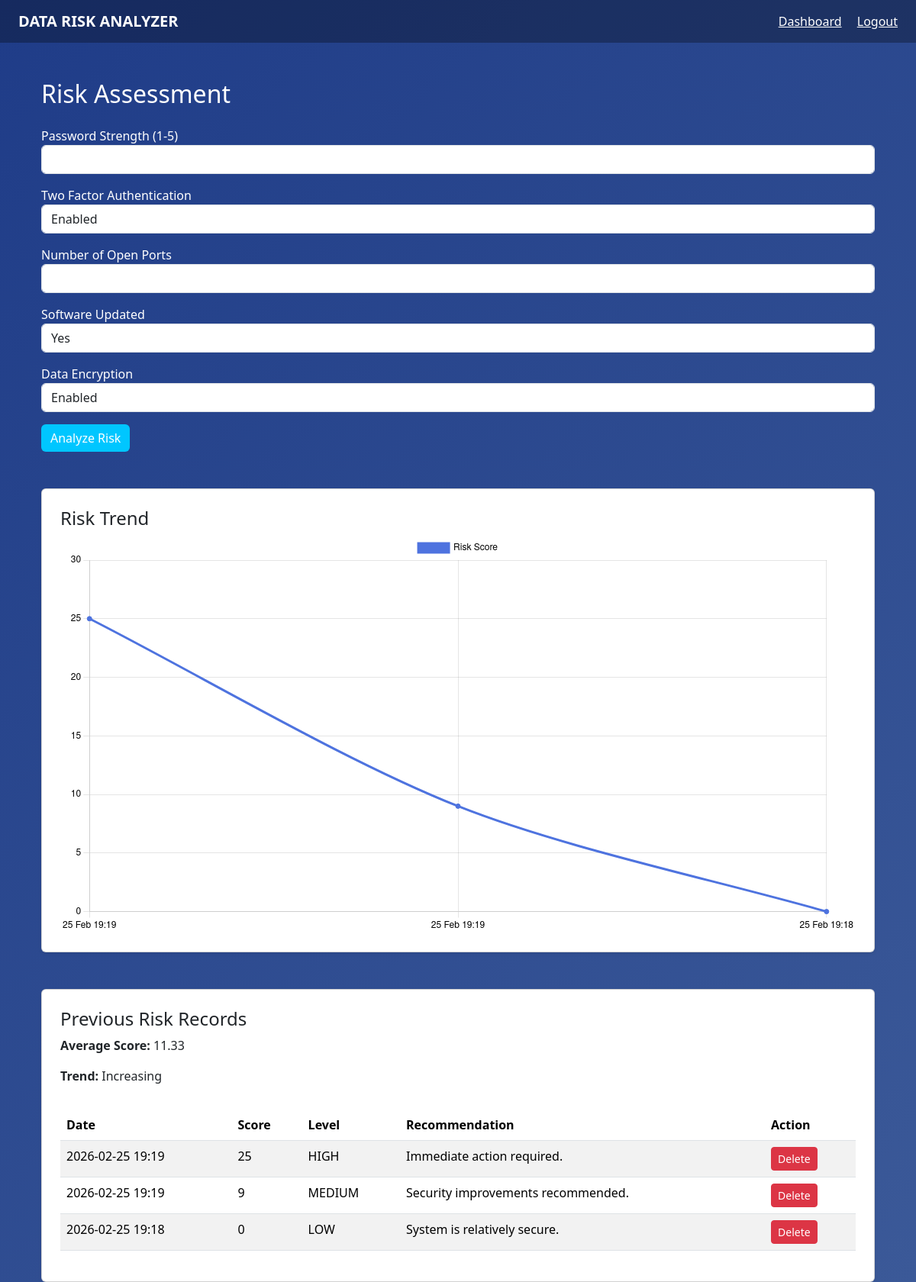
The page /dashboard (signed in) on the database its author committed.
### app.py (models this page shows)
class RiskHistory(db.Model):
    id = db.Column(db.Integer, primary_key=True)
    user_id = db.Column(db.Integer, nullable=False)
    score = db.Column(db.Integer, nullable=False)
    level = db.Column(db.String(20), nullable=False)
    recommendation = db.Column(db.String(300), nullable=False)
    timestamp = db.Column(db.DateTime, default=datetime.utcnow)

### app.py (the view, shortened to what this page needs)
@app.route("/dashboard", methods=["GET", "POST"])
def dashboard():
    if not session.get("user_id"):
        return redirect(url_for("login"))
    risk_score = None
    risk_level = None
    recommendation = None
    history = RiskHistory.query.filter_by(
        user_id=session["user_id"]
    ).order_by(RiskHistory.id.desc()).all()
    average_score = None
    trend = None
    if history:
        scores = [record.score for record in history]
        average_score = round(sum(scores) / len(scores), 2)
        if len(scores) >= 2:
            if scores[0] > scores[1]:
                trend = "Increasing"
            elif scores[0] < scores[1]:
                trend = "Decreasing"
            else:
                trend = "Stable"
    return render_template(
        "dashboard.html",
        risk_score=risk_score,
        risk_level=risk_level,
        recommendation=recommendation,
        history=history,
        average_score=average_score,
        trend=trend
    )

### templates/dashboard.html (shortened to what this page needs)
{% extends "base.html" %}
{% block content %}
<div class="container mt-4">
    <h2 class="mb-4">Risk Assessment</h2>
    <form method="POST" action="{{ url_for('dashboard') }}">
        <div class="mb-3">
            <label>Password Strength (1-5)</label>
            <input type="number" name="password_strength" min="1" max="5" class="form-control" required>
        </div>
        <div class="mb-3">
            <label>Two Factor Authentication</label>
            <select name="two_factor" class="form-control">
                <option value="1">Enabled</option>
            </select>
        </div>
        <div class="mb-3">
            <label>Number of Open Ports</label>
            <input type="number" name="open_ports" class="form-control" required>
        </div>
        <div class="mb-3">
            <label>Software Updated</label>
            <select name="software_updated" class="form-control">
                <option value="1">Yes</option>
            </select>
        </div>
        <div class="mb-3">
            <label>Data Encryption</label>
            <select name="encryption" class="form-control">
                <option value="1">Enabled</option>
            </select>
        </div>
        <button type="submit" class="btn btn-primary">Analyze Risk</button>
    </form>
    <div class="card mt-5 p-4 shadow-sm">
        <h4>Risk Trend</h4>
        <canvas id="riskChart"></canvas>
    </div>
    <div class="card mt-5 p-4 shadow-sm">
        <h4>Previous Risk Records</h4>
        {% if average_score %}
        <p><strong>Average Score:</strong> {{ average_score }}</p>
        {% endif %}
        {% if trend %}
        <p><strong>Trend:</strong> {{ trend }}</p>
        {% endif %}
        <table class="table table-striped mt-3">
            <thead>
                <tr>
                    <th>Date</th>
                    <th>Score</th>
                    <th>Level</th>
                    <th>Recommendation</th>
                    <th>Action</th>
                </tr>
            </thead>
            <tbody>
                {% for r in history %}
                <tr>
                    <td>{{ r.timestamp.strftime("%Y-%m-%d %H:%M") }}</td>
                    <td>{{ r.score }}</td>
                    <td>{{ r.level }}</td>
                    <td>{{ r.recommendation }}</td>
                    <td>
                        <form method="POST" action="{{ url_for('delete_record', record_id=r.id) }}">
                            <button type="submit" class="btn btn-sm btn-danger">Delete</button>
                        </form>
                    </td>
                </tr>
                {% endfor %}
            </tbody>
        </table>
    </div>
</div>
<script>
    const ctx = document.getElementById('riskChart').getContext('2d');
    const riskChart = new Chart(ctx, {
        type: 'line',
        data: {
            labels: [{% for r in history %}'{{ r.timestamp.strftime("%d %b %H:%M") }}',{% endfor %}],
            datasets: [{
                label: 'Risk Score',
                data: [{% for r in history %}{{ r.score }},{% endfor %}],
                borderColor: '#4e73df',
                backgroundColor: '#4e73df',
                fill: false,
                tension: 0.3
            }]
        },
        options: {
            plugins: {
                legend: {
                    labels: {
                        color: '#000000'
                    }
                }
            },
            scales: {
                x: {
                    ticks: {
                        color: '#000000'
                    }
                },
                y: {
                    beginAtZero: true,
                    max: 30,
                    ticks: {
                        color: '#000000'
                    }
                }
            }
        }
    });
</script>
{% endblock %}

### templates/base.html (shortened to what this page needs)
<!DOCTYPE html>
<html lang="en">
<head>
    <link href="https://cdn.jsdelivr.net/npm/bootstrap@5.3.2/dist/css/bootstrap.min.css" rel="stylesheet">
</head>
<body>
<nav class="navbar navbar-expand-lg navbar-dark px-4">
    <a class="navbar-brand fw-bold" href="#">DATA RISK ANALYZER</a>
    <div class="ms-auto">
        <a href="/dashboard" class="text-white me-3">Dashboard</a>
        <a href="/logout" class="text-white">Logout</a>
    </div>
</nav>
<div class="container mt-5">
    {% block content %}{% endblock %}
</div>
</body>
</html>

### templates/base.html (style rules this page uses)
body { background: linear-gradient(135deg, #1f3c88, #3b5998); min-height: 100vh; color: white; font-family: 'Segoe UI', sans-serif; }
.navbar { background-color: rgba(0,0,0,0.3); }
.btn-primary { background-color: #00c6ff; border: none; }

### rows shown on the page
RiskHistory: timestamp "2026-02-25 19:19", score "25", level "HIGH", recommendation "Immediate action required."
RiskHistory: timestamp "2026-02-25 19:19", score "9", level "MEDIUM", recommendation "Security improvements recommended."
RiskHistory: timestamp "2026-02-25 19:18", score "0", level "LOW", recommendation "System is relatively secure."

### other values the page prints
{{ average_score }} "11.33"
{{ trend }} "Increasing"
chart data {{ r.score }} 25, 9, 0
